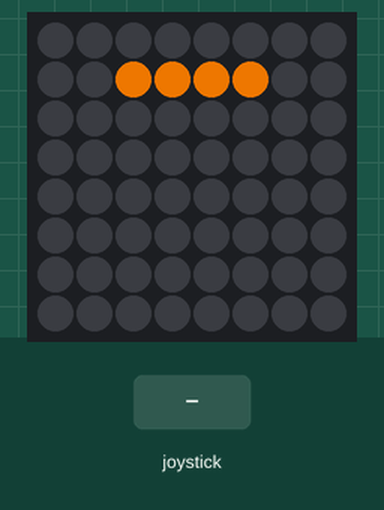
Simulated run of this program. Board: Raspberry Pi (BCM pin numbers) with a Sense HAT. Shown: the Sense HAT's 8×8 RGB LED matrix. The inputs (shaded band) are chosen by the test bench. Random numbers come from a fixed seed; the 64×8 strip is a reading aid, not a part: it shows the text the matrix is scrolling, unrolled, one strip-width of it at a time. At 26.4 s the program stops and its outputs stay as they are.

Above: at 1.2 s.
1.3 s: joystick pushed up
At 1.9 s:
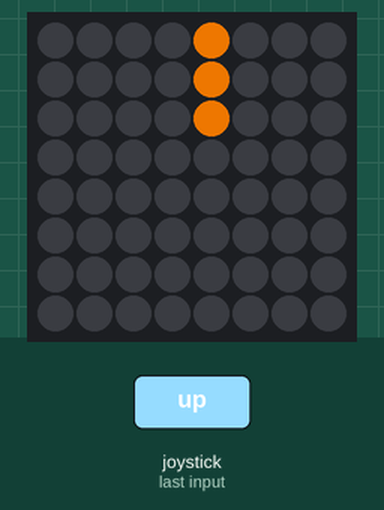
4.3 s: joystick pushed right
At 6.0 s:
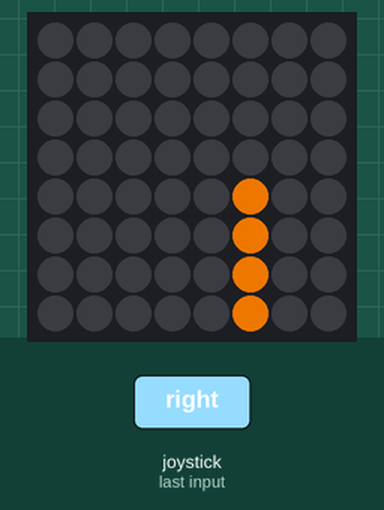
7.3 s: joystick pushed left
At 8.3 s:
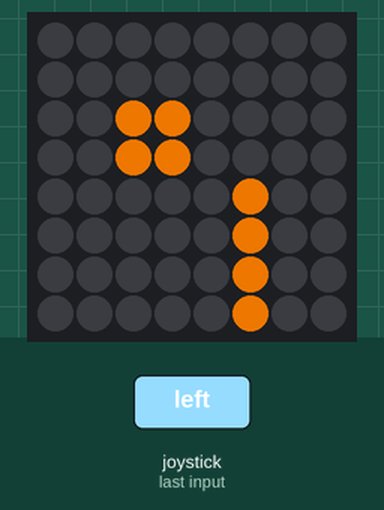
10.3 s: joystick pushed down
At 13.2 s:
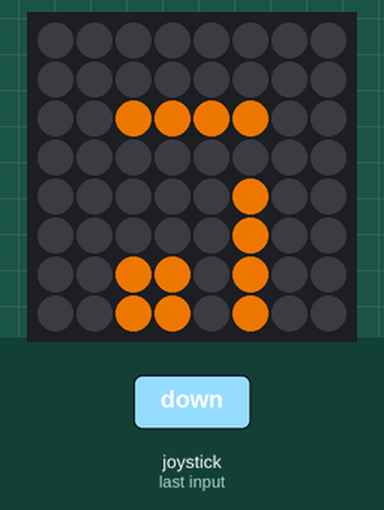
13.3 s: joystick pushed right
At 14.0 s:
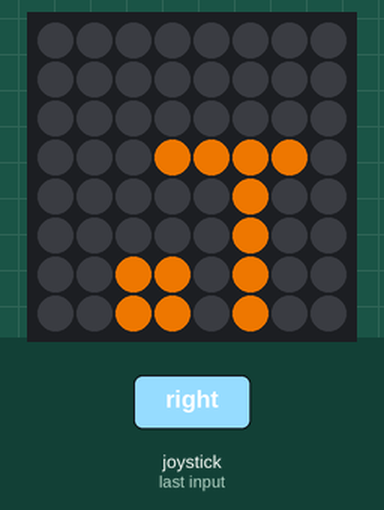

Measured:
- what the display in image 2 shows lasts 1.4 s, from 4.9 s to 6.3 s
- what the display in image 3 shows lasts 0.7 s, from 7.7 s to 8.4 s

The program:

Tetris.py
```python
from sense_hat import SenseHat
from time import  sleep
from random import randint
sense = SenseHat()
red = (200, 0, 0)
orange = (200, 100, 0)
yellow = (100, 200, 0)
green = (0, 200, 0)
terquise = (0, 200, 200)
blue = (0, 0, 200)
violet = (200, 0, 200)
colorswitch = 0
outstandingmove = 0
points = 0
counter = 0
count = []
up = 0
left = 0
right = 0
time = 100
sleepvar = 0.5
peice = 1
start = 1
peicedone = 0
score = 0
rotation = 0
protation = 0
line = 0
color = green
peicex = 0
peicey = 0
rang = [7,6,5,4,3,2,1,0]
peices = []
mpeices = []
mpeices2 = []
bounds = [
    [-1,0],[-1,1],[-1,2],[-1,3],[-1,4],[-1,5],[-1,6],[-1,7],
    [8,0],[8,1],[8,2],[8,3],[8,4],[8,5],[8,6],[8,7],
    [0,-1],[1,-1],[2,-1],[3,-1],[4,-1],[5,-1],[6,-1],[7,-1],
    [0,8],[1,8],[2,8],[3,8],[4,8],[5,8],[6,8],[7,8]
    ]
good1 = 1
good2 = 1
while outstandingmove == 0:
    for aagg in peices:
        if aagg == [4,7]:
            outstandingmove = 1
    good1 = 1
    good2 = 1
    good3 = 1
    time -= 1
    up = 0
    right = 0
    left = 0
    down = 0
    right2 = 0
    left2 = 0
    for event in sense.stick.get_events():
        if event.action == "pressed":
          # Check which direction
          if event.direction == "up":
             up = 1   # Up arrow
          if event.direction == "down":
             down = 1      # Down arrow
          if event.direction == "left":
             left = 1      # Left arrow
          if event.direction == "right":
             right = 1      # Right arrow
    """clearing lines"""
    if peicedone == 1:
        for oop in rang:
            count.clear()
            for oof in peices:
                if oof[1] == oop:
                    line += 1
            if line == 8:
                points += 1
                colorswitch = 1
                counter = 0
                for what in peices:
                    if what[1] == oop:
                        count.append(counter)
                    counter += 1
                count.sort()
                count = count[::-1]
                for numbs in count:
                    del peices[numbs]
                for wat in peices:
                    if wat[1] > oop:
                        wat[1] -= 1
            line = 0
    """choosing random peice and color"""
    if start == 1 or colorswitch == 1:
        color = randint(0,6)
        if color == 0:
            color = red
        elif color == 1:
            color = orange
        elif color == 2:
            color = yellow
        elif color == 3:
            color = green
        elif color == 4:
            color = terquise
        elif color == 5:
            color = blue
        elif color == 6:
            color = violet
        colorswitch = 0
    if peicedone == 1 or start == 1:
        peice = randint(1,2)
        peicedone = 2
    """moving peice"""
    protation = rotation
    if up == 1:
        rotation += 1
    if rotation == 2:
        rotation = 0
    """Collision"""
    mpeices2 = mpeices
    if start == 0:
        for b in mpeices2:
            if rotation == 1 and protation == 0 and peice == 1 and peicey < 7:
                for m in peices:
                    if good3 == 0:
                        if [peicex,peicey] == m:
                            good3 = 0
                        if [peicex,peicey-1] == m:
                            good3 = 0
                        if [peicex,peicey+1] == m:
                            good3 = 0
                        if [peicex,peicey+2] == m:
                            good3 = 0
                for x in bounds:
                    if good3 == 0:
                        if [peicex,peicey] == x:
                            good3 = 0
                        if [peicex,peicey-1] == x:
                            good3 = 0
                        if [peicex,peicey+1] == x:
                            good3 = 0
                        if [peicex,peicey+2] == x:
                            good3 = 0
                if good3 == 1 and peicey > 0:
                    del mpeices[0]
                    del mpeices[0]
                    del mpeices[0]
                    del mpeices[0]
                    mpeices.append([peicex,peicey])
                    mpeices.append([peicex,peicey-1])
                    mpeices.append([peicex,peicey+1])
                    mpeices.append([peicex,peicey+2])
                else:
                    rotation = 0
            if left == 1:
                b[0] -= 1
            if right == 1 and peice == 1:
                if peice != 1 or rotation != 1 or peicex != 7:
                    b[0] += 1
            if right == 1 and peice == 2:
                if peice != 2 or peicex != 7:
                    b[0] += 1
            for i in bounds:
                if good1 == 1:
                    if b == i:
                        good1 = 0
            for k in peices:
                if good1 == 1:
                    if b == k:
                        good1 = 0
            if good1 == 0:
                if left2 == 0 and left == 1:
                    for p in mpeices2:
                        p[0] += 1
                    left2 = 1
                if right2 == 0 and right == 1:
                    for p in mpeices2:
                        b[0] -= 1
                    right2 = 1
            b[1] -= 1
            for l in bounds:
                if good2 == 1:
                    if b == l:
                        good2 = 0
            for z in peices:
                if good2 == 1:
                    if b == z:
                        good2 = 0
        for block in mpeices:
            if good2 == 0:
                peicedone = 1
                block[1] += 1
    if left == 1:
        peicex -= 1
    if right == 1 and peice == 1:
        if peice != 1 or rotation != 1 or peicex != 7:
            peicex += 1
    if right == 1 and peice == 2:
        if peice != 2 or peicex != 7:
            peicex += 1
    if good2 == 1:
        peicey -= 1
    left2 = 0
    right2 = 0
    """adding block to "global" peices"""
    if peicedone == 1:
        for i in mpeices:
            peices.append(i)
        del mpeices[0]
        del mpeices[0]
        del mpeices[0]
        del mpeices[0]
    """no mpeices?"""
    if len(mpeices) == 0 and peicedone == 0 and start == 0:
        peicedone = 1
    """starting peice"""
    if (peice == 1 and peicedone == 2) or start == 1:
        mpeices.append([4,7])
        mpeices.append([3,7])
        mpeices.append([2,7])
        mpeices.append([5,7])
        peicex = 4
        peicey = 7
        peicedone = 0
    if (peice == 2 and peicedone == 2):
        mpeices.append([4,7])
        mpeices.append([3,7])
        mpeices.append([4,6])
        mpeices.append([3,6])
        peicex = 4
        peicey = 7
        peicedone = 0
    sense.clear()
    if start == 0:
        if len(peices) >= 1:
            for j in peices:
                if j[1] < 8:
                    sense.set_pixel(j[0],7 - j[1],color)
        for u in mpeices:
            if u[1] < 8:
                sense.set_pixel(u[0],7 - u[1],color)
    else:
        start = 0
    if down == 1:
        sleep(0.3)
    else:
        if points > 4:
            sleep(0.5)
        elif points > 9:
            sleep(0.3)
        elif points > 14:
            sleep(0.2)
        elif points > 19:
            sleep(0.15)
        else:
            sleep(0.7)
sense.clear()
if points == 0:
    sense.show_message("Bad! You Got No Points...", scroll_speed = 0.05)
elif points == 1:
    sense.show_message("Good! You Got 1 Point!", scroll_speed = 0.05)
else:
    sense.show_message("Good! You Got " + str(points) + " Points!", scroll_speed = 0.05)
```
